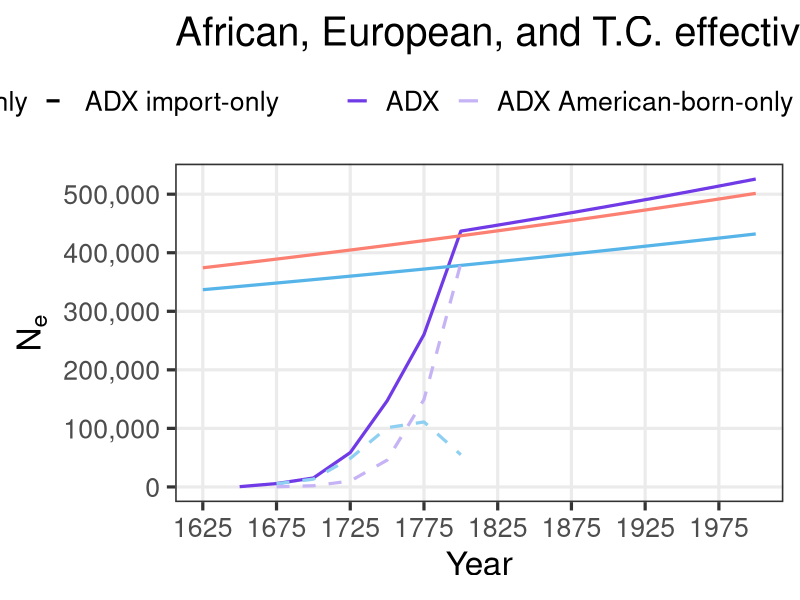
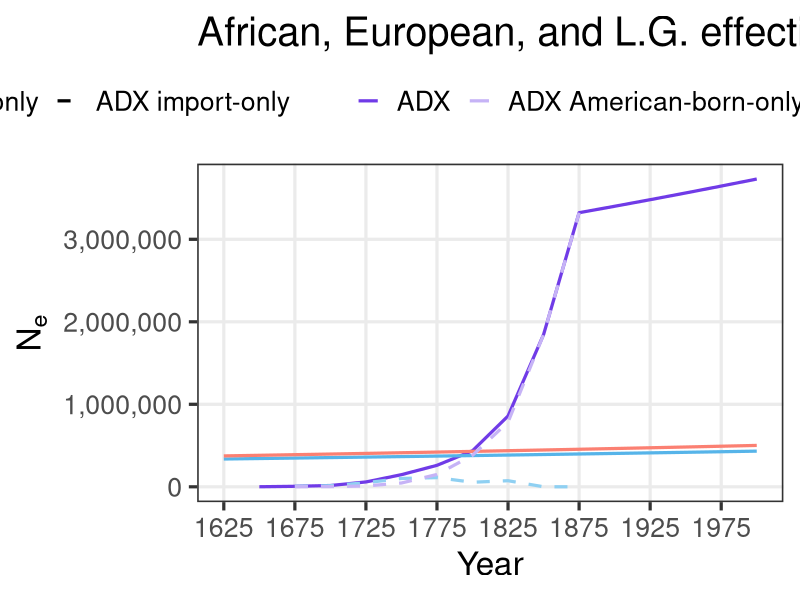
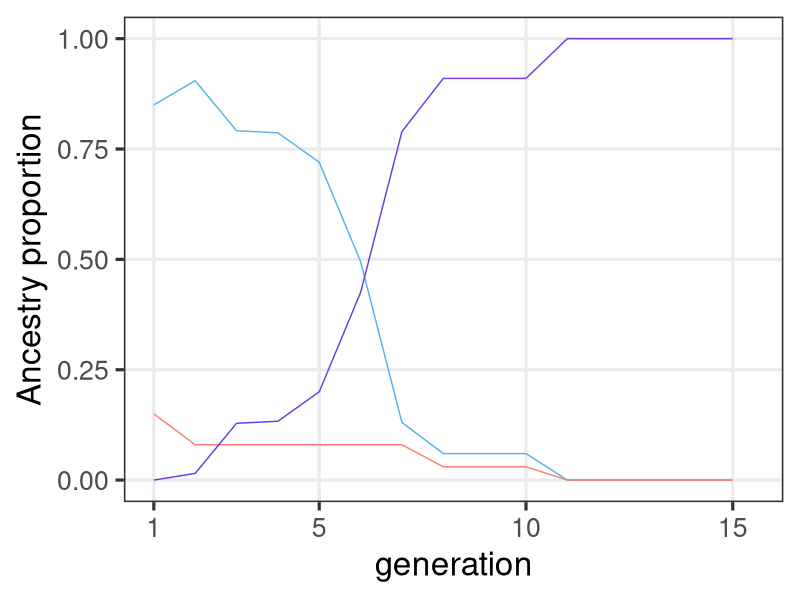

These figures' R source, in order:
# ______________________________________________________________________________
# Aydin Karatas
# ___
# University of Southern California
# Department of Quantitative and Computational Biology
# Mooney Lab
# ___
# calc_ADX_Ne.R
# ______________________________________________________________________________


# set up ----
library(tidyverse)
library(patchwork)

# tunable parameters
gen.time <- 25
hacker.end.year <- 1865
present.year <- 2000
epoch.1.len <- 1
epoch.2.len <- 6
epoch.3.len <- 8

# This source table keeps several historical columns for completeness. The model
# directly uses only period, person-years, birth-rate, imports, births, and
# population-boundary columns selected into `AA.hacker.tbl`.
hacker.tbl <- data.frame(
  period = c(
    "1610-1620", "1620-1630", "1630-1640", "1640-1650", "1650-1660",
    "1660-1670", "1670-1680", "1680-1690", "1690-1700", "1700-1710",
    "1710-1720", "1720-1730", "1730-1740", "1740-1750", "1750-1760",
    "1760-1770", "1770-1780", "1780-1790", "1790-1800", "1800-1810",
    "1810-1820", "1820-1830", "1830-1840", "1840-1850", "1850-1860",
    "1860-1861", "1861-1862", "1862-1863", "1863-1864", "1864-1865"
  ),
  pop.beginning = c(
    0, 20, 59, 585, 1568,
    2862, 4444, 6832, 16394, 27806,
    41844, 67294, 95669, 156040, 247027,
    319290, 459446, 558921, 706514, 908036,
    1195182, 1550757, 2021968, 2530405, 3204420,
    3953760, 3991133, 3903859, 3815760, 3726828
  ),
  pop.end = c(
    20, 59, 585, 1568, 2862,
    4444, 6832, 16394, 27806, 41844,
    67294, 95669, 156040, 247027, 319290,
    459446, 558921, 706514, 908036, 1195182,
    1550757, 2021968, 2530405, 3204420, 3953760,
    3991133, 3903859, 3815760, 3726828, 3630336
  ),
  growth.rate.10yr = c(
    NA, 195.0, 891.5, 168.0, 82.5,
    55.3, 53.7, 140.0, 69.6, 50.5,
    60.8, 42.2, 63.1, 58.3, 29.3,
    43.9, 21.7, 26.4, 28.5, 31.6,
    29.8, 30.4, 25.1, 26.6, 23.4,
    NA, NA, NA, NA, NA
  ),
  person.years.lived = c(
    16, 361, 2293, 9970, 21505,
    35952, 55527, 109243, 215999, 343482,
    535651, 806513, 1234030, 1980625, 2816150,
    3851269, 5075599, 6298380, 8030652, 10450423,
    13652609, 17759559, 22666906, 28541607, 35659777,
    3972417, 3947335, 3859642, 3771119, 3144251
  ),
  hours.worked.millions = c(
    0, 1, 5, 23, 49,
    82, 127, 251, 496, 788,
    1229, 1850, 2831, 4544, 6461,
    8835, 11644, 14449, 18423, 23975,
    31321, 40743, 52001, 65478, 81808,
    9113, 9056, 8855, 8651, 7213
  ),
  assumed.birth.rate = c(
    NA, 22.4, 22.4, 22.4, 22.4,
    22.4, 26.5, 27.3, 29.1, 31.0,
    34.6, 41.3, 41.4, 41.2, 46.4,
    39.5, 39.1, 44.7, 50.3, 55.8,
    55.7, 56.5, 56.5, 54.0, 52.3,
    49.6, 49.6, 49.6, 49.6, 49.6
  ),
  births = c(
    NA, 8, 51, 223, 481,
    804, 1472, 2986, 6295, 10635,
    18524, 33316, 51150, 81536, 130654,
    151957, 198660, 281549, 403648, 583395,
    759768, 1003859, 1280680, 1539820, 1865898,
    197032, 195788, 191438, 187048, 155955
  ),
  imported = c(
    32, 150, 110, 301, 1335,
    3038, 3582, 4947, 8197, 16442,
    17622, 41334, 66672, 26455, 44718,
    59557, 41129, 25105, 16183, 77368,
    5207, 410, 91, 0, 303,
    110, 0, 0, 0, 0
  ),
  smuggled = c(
    NA, NA, NA, NA, NA,
    NA, NA, NA, NA, NA,
    NA, NA, NA, NA, NA,
    NA, NA, NA, NA, NA,
    NA, 1100, 900, 500, 200,
    NA, NA, NA, NA, NA
  ),
  natural.increase.rate = c(
    NA, -30.8, 18.1, 6.8, -0.2,
    -4.0, -2.2, 4.2, 1.5, -0.7,
    1.5, -1.6, -0.5, 3.3, 1.0,
    2.1, 1.3, 2.2, 2.6, 2.4,
    2.7, 2.9, 2.4, 2.4, 2.2,
    NA, NA, NA, NA, NA
  ),
  births.plus.imports = c(
    32, 158, 161, 524, 1816,
    3842, 5054, 7933, 14492, 27077,
    36146, 74650, 117822, 107991, 175372,
    211514, 239789, 306654, 419831, 660763,
    764975, 1005369, 1281671, 1540320, 1866401,
    197142, 195788, 191438, 187048, 155955
  ),
  percent.total = c(
    0.0, 0.0, 0.0, 0.0, 0.0,
    0.0, 0.1, 0.1, 0.1, 0.3,
    0.4, 0.8, 1.2, 1.1, 1.8,
    2.2, 2.4, 3.1, 4.3, 6.7,
    7.8, 10.3, 13.1, 15.7, 19.0,
    2.0, 2.0, 2.0, 1.9, 1.6
  ),
  cumulative.number = c(
    32, 190, 351, 875, 2691,
    6533, 11587, 19520, 34012, 61089,
    97235, 171885, 289707, 397698, 573070,
    784584, 1024373, 1331027, 1750858, 2411621,
    3176596, 4181965, 5463636, 7003956, 8870357,
    9067499, 9263287, 9454725, 9641773, 9797728
  ),
  cumulative.percent = c(
    0.0, 0.0, 0.0, 0.0, 0.0,
    0.1, 0.1, 0.2, 0.3, 0.6,
    1.0, 1.8, 3.0, 4.1, 5.8,
    8.0, 10.5, 13.6, 17.9, 24.6,
    32.4, 42.7, 55.8, 71.5, 90.5,
    92.5, 94.5, 96.5, 98.4, 100.0
  ),
  stringsAsFactors = FALSE
)

epoch.3.growth.rate <- 0.023175

epoch.1.eur.prop <- 0.08
epoch.2.afr.prop <- 0.06
epoch.2.eur.prop <- 0.03
epoch.3.afr.prop <- 0
epoch.3.eur.prop <- 0

# The first value is a dummy index placeholder. The paper-derived values start
# at position 2, so modeled G1 uses `mooney.cg[2]`.
mooney.cg <- c(
  1,
  1,
  0.9835,
  0.8602,
  0.8551,
  0.7826,
  0.5380,
  0.1418
)

# plot colors
afr.prim <- "#56B4E9"
afr.sec <- "#8FD0F2"
eur.prim <- "#fb8072"
admix.prim <- "#703BE7"
admix.sec <- "#C6B3F6"

# internal functions ----
# validate that a given value is a single non-negative whole generation.
# `value` is the candidate input and `name` is used in the error message.
validate.whole.generation.count <- function(value, name) {
  if (
    length(value) != 1 ||
      is.na(value) ||
      !is.finite(value) ||
      value != as.integer(value) ||
      value < 0
  ) {
    stop(name, " must be a non-negative whole generation count", call. = FALSE)
  }

  as.integer(value)
}

# build a generation sequence that can be empty when the requested length is 0.
# `start` is the first generation in the block and `len` is the block length.
build.generation.block <- function(start, len) {
  if (len == 0) {
    return(integer(0))
  }

  seq.int(start, start + len - 1L)
}

# return an explicit argument when provided, otherwise pull the default.
# `value` is the user-supplied override, `name` is the default binding name,
# and `defaults.env` is the environment that stores the fallback value.
resolve.default.param <- function(value, name, defaults.env) {
  if (!is.null(value)) {
    return(value)
  }

  get(name, envir = defaults.env)
}

# build the modeled generation layout for the three epochs.
# `epoch.*.len` are the epoch lengths, `gen.time` and `present.year` define the
# timeline, and `start.year` sets the first modeled generation boundary.
calc.epoch.config <- function(
    epoch.1.len,
    epoch.2.len,
    epoch.3.len,
    gen.time,
    present.year,
    start.year = 1625
) {
  epoch.1.len <- validate.whole.generation.count(
    epoch.1.len,
    "epoch.1.len"
  )
  epoch.2.len <- validate.whole.generation.count(
    epoch.2.len,
    "epoch.2.len"
  )
  epoch.3.len <- validate.whole.generation.count(
    epoch.3.len,
    "epoch.3.len"
  )

  max.epoch.1.len <- 7L

  if (epoch.1.len > max.epoch.1.len) {
    stop("epoch.1.len cannot exceed 7 modeled generations", call. = FALSE)
  }

  year.span <- present.year - start.year
  total.generations <- year.span / gen.time

  if (total.generations != as.integer(total.generations)) {
    stop(
      "present.year - start.year must be divisible by gen.time",
      call. = FALSE
    )
  }

  total.generations <- as.integer(total.generations)
  total.epoch.len <- epoch.1.len + epoch.2.len + epoch.3.len

  if (total.epoch.len != total.generations) {
    stop(
      "total epoch length must equal (present.year - start.year) / gen.time",
      call. = FALSE
    )
  }

  epoch.1.generations <- build.generation.block(1L, epoch.1.len)
  epoch.2.generations <- build.generation.block(epoch.1.len + 1L, epoch.2.len)
  epoch.3.first.generation <- if (epoch.3.len == 0) {
    NA_integer_
  } else {
    epoch.1.len + epoch.2.len + 1L
  }
  epoch.3.generations <- build.generation.block(
    epoch.1.len + epoch.2.len + 1L,
    epoch.3.len
  )

  epoch.3.anchor.generation <- NA_integer_

  if (epoch.3.len > 0) {
    if (epoch.2.len > 0) {
      epoch.3.anchor.generation <- max(epoch.2.generations)
    } else if (epoch.1.len > 0) {
      epoch.3.anchor.generation <- max(epoch.1.generations)
    } else {
      stop(
        "epoch 3 requires a prior non-empty epoch to provide an anchor",
        call. = FALSE
      )
    }
  }

  list(
    epoch.1.len = epoch.1.len,
    epoch.2.len = epoch.2.len,
    epoch.3.len = epoch.3.len,
    max.epoch.1.len = max.epoch.1.len,
    start.year = start.year,
    total.generations = total.generations,
    final.generation = total.generations,
    epoch.1.generations = epoch.1.generations,
    epoch.1.sex.generations = epoch.1.generations[epoch.1.generations >= 2],
    epoch.2.generations = epoch.2.generations,
    epoch.2.parental.generations = epoch.2.generations[
      epoch.2.generations >= 2
    ],
    epoch.3.generations = epoch.3.generations,
    epoch.3.first.generation = epoch.3.first.generation,
    epoch.3.anchor.generation = epoch.3.anchor.generation
  )
}

# create the African and European ancestry proportions by modeled generation.
# `mooney.cg[1]` is a dummy value for alignment. The paper-derived values start
# at `mooney.cg[2]`, so modeled G1 uses position 2.
build.mixing.props <- function(
    epoch.config,
    mooney.cg,
    epoch.1.eur.prop,
    epoch.2.afr.prop,
    epoch.2.eur.prop,
    epoch.3.afr.prop,
    epoch.3.eur.prop
) {
  if (epoch.config$epoch.1.len > length(mooney.cg) - 1L) {
    stop(
      "epoch.1.len cannot exceed paper-derived mooney.cg values",
      call. = FALSE
    )
  }

  epoch.1.cg <- if (epoch.config$epoch.1.len == 0L) {
    numeric(0)
  } else {
    mooney.cg[seq.int(2L, epoch.config$epoch.1.len + 1L)]
  }
  s.eur <- c(
    rep(epoch.1.eur.prop, epoch.config$epoch.1.len),
    rep(epoch.2.eur.prop, epoch.config$epoch.2.len),
    rep(epoch.3.eur.prop, epoch.config$epoch.3.len)
  )
  s.afr <- c(
    (1 - epoch.1.eur.prop) * epoch.1.cg,
    rep(epoch.2.afr.prop, epoch.config$epoch.2.len),
    rep(epoch.3.afr.prop, epoch.config$epoch.3.len)
  )

  if (
    length(s.eur) != epoch.config$total.generations ||
      length(s.afr) != epoch.config$total.generations
  ) {
    stop("AA.mixing.props vectors must not recycle", call. = FALSE)
  }

  tibble(
    g = seq_len(epoch.config$total.generations),
    s.afr = s.afr,
    s.eur = s.eur,
    h = pmax(1 - s.afr - s.eur, 0)
  )
}

# intersect generation windows with historical periods and measure coverage.
# `window.tbl` is the generation map and `hacker.tbl` is the historical  period
# table with start and end years.
calc.period.overlaps <- function(window.tbl, hacker.tbl) {
  merge(window.tbl, hacker.tbl, by = NULL) %>%
    as_tibble() %>%
    mutate(
      period.length = end.year - start.year,
      overlap.start.year = pmax(window.start.year, start.year),
      overlap.end.year = pmin(window.end.year, end.year),
      overlap.years = pmax(0, overlap.end.year - overlap.start.year),
      overlap.weight = overlap.years / period.length
    ) %>%
    filter(overlap.years > 0) %>%
    arrange(generation, start.year)
}

# estimate population size at a year by interpolating inside a period.
# `year` is the target year to query and `hacker.tbl` contains the period
# boundaries plus beginning and ending population sizes.
calc.boundary.population <- function(year, hacker.tbl) {
  if (is.na(year)) {
    return(NA_real_)
  }

  if (year < min(hacker.tbl$start.year) || year > max(hacker.tbl$end.year)) {
    return(NA_real_)
  }

  period.idx <- which(
    hacker.tbl$start.year <= year & hacker.tbl$end.year >= year
  )
  period.idx <- period.idx[length(period.idx)]
  period.row <- hacker.tbl[period.idx, ]
  period.length <- period.row$end.year - period.row$start.year
  period.frac <- (year - period.row$start.year) / period.length

  period.row$pop.beginning +
    period.frac * (period.row$pop.end - period.row$pop.beginning)
}

# build a generation map with explicit labels and calendar windows.
# G0 can be built with `first.generation = 0`, but modeled output starts at G1.
build.generation.map <- function(
    first.generation,
    generation.count,
    start.year,
    gen.time
) {
  tibble(
    generation = seq.int(
      first.generation,
      first.generation + generation.count - 1L
    ),
    generation.start.year = seq(
      start.year,
      start.year + gen.time * (generation.count - 1L),
      by = gen.time
    ),
    generation.end.year = generation.start.year + gen.time,
    generation.window.years = generation.end.year - generation.start.year,
    window.start.year = generation.start.year,
    window.end.year = generation.end.year
  )
}

# aggregate historical inputs over generation windows.
# This returns source-history summaries only; callers decide which rows are part
# of the modeled trajectory.
aggregate.generation.history <- function(
    generation.map,
    hacker.tbl,
    hacker.end.year
) {
  history.overlap <- calc.period.overlaps(generation.map, hacker.tbl) %>%
    select(
      generation,
      generation.start.year,
      generation.end.year,
      period,
      start.year,
      end.year,
      overlap.start.year,
      overlap.end.year,
      overlap.years,
      overlap.weight,
      imported,
      births,
      assumed.birth.rate,
      person.years.lived
    )

  history.agg <- history.overlap %>%
    group_by(generation, generation.start.year, generation.end.year) %>%
    summarise(
      periods = paste(period, collapse = ", "),
      imported = sum(imported * overlap.weight, na.rm = TRUE),
      births = sum(births * overlap.weight, na.rm = TRUE),
      birth.rate = weighted.mean(
        assumed.birth.rate,
        person.years.lived * overlap.weight,
        na.rm = TRUE
      ),
      aggregation.start.year = min(overlap.start.year),
      aggregation.end.year = max(overlap.end.year),
      hacker.window.years = sum(overlap.years),
      .groups = "drop"
    )

  history.agg <- generation.map %>%
    select(
      generation,
      generation.start.year,
      generation.end.year,
      generation.window.years
    ) %>%
    left_join(
      history.agg,
      by = c("generation", "generation.start.year", "generation.end.year")
    ) %>%
    mutate(
      population.boundary.year = if_else(
        generation.start.year < hacker.end.year,
        pmin(generation.end.year, hacker.end.year),
        NA_real_
      ),
      pop.end = map_dbl(
        population.boundary.year,
        calc.boundary.population,
        hacker.tbl = hacker.tbl
      ),
      is.truncated = !is.na(hacker.window.years) &
        hacker.window.years < generation.window.years
    )

  list(overlap = history.overlap, agg = history.agg)
}

# add a readable epoch label to each generation row.
# `AA.ne` is the analysis table and `epoch.config` supplies the generation
# ranges used to assign the three epoch labels.
make.epoch.labels <- function(AA.ne, epoch.config) {
  epoch.1.label <- if (length(epoch.config$epoch.1.generations) > 0) {
    "Epoch 1: Import-influenced sex proportions"
  } else {
    NA_character_
  }
  epoch.2.label <- if (length(epoch.config$epoch.2.generations) > 0) {
      "Epoch 2: WF 'Inbreeding Nb'"
  } else {
    NA_character_
  }
  epoch.3.label <- if (length(epoch.config$epoch.3.generations) > 0) {
      "Epoch 3: Modern exponential growth"
  } else {
    NA_character_
  }

  AA.ne %>%
    mutate(
      epoch = case_when(
        generation %in% epoch.config$epoch.1.generations ~ epoch.1.label,
        generation %in% epoch.config$epoch.2.generations ~ epoch.2.label,
        generation %in% epoch.config$epoch.3.generations ~ epoch.3.label
      )
    )
}

# check that the derived tables are internally consistent before returning.
# `AA.ne`, `AA.overlap`, and `AA.mixing.props` are the computed outputs, while
# the remaining arguments provide the timeline and boundary checks.
validate.analysis.outputs <- function(
    AA.ne,
    AA.overlap,
    AA.mixing.props,
    epoch.config,
    gen.time,
    present.year
) {
  stopifnot(
    identical(
      sort(AA.ne$generation),
      seq_len(epoch.config$total.generations)
    ),
    nrow(AA.mixing.props) == epoch.config$total.generations,
    identical(AA.mixing.props$g, seq_len(epoch.config$total.generations)),
    all(AA.ne$generation.window.years == gen.time),
    AA.ne$generation.start.year[1] == epoch.config$start.year,
    AA.ne$generation.end.year[epoch.config$final.generation] == present.year,
    all(AA.overlap$overlap.weight > 0),
    all(AA.overlap$overlap.weight <= 1),
    !is.na(AA.ne$female.total[1]),
    !is.na(AA.ne$male.total[1]),
    all(!is.na(AA.ne$female.total[epoch.config$epoch.1.sex.generations])),
    all(!is.na(AA.ne$male.total[epoch.config$epoch.1.sex.generations])),
    all(
      !is.na(
        AA.ne$parental.population[epoch.config$epoch.2.parental.generations]
      )
    ),
    all(!is.na(AA.ne$k[epoch.config$epoch.2.generations])),
    all(is.finite(AA.ne$admix.ne[epoch.config$epoch.2.generations])),
    all(AA.ne$admix.ne[epoch.config$epoch.2.generations] > 0),
    all(is.finite(AA.ne$import.ne[epoch.config$epoch.2.generations])),
    all(AA.ne$import.ne[epoch.config$epoch.2.generations] >= 0),
    all(
      is.na(AA.ne$import.female[epoch.config$epoch.2.generations]) |
        AA.ne$import.female[epoch.config$epoch.2.generations] > 0
    ),
    all(
      is.na(AA.ne$import.male[epoch.config$epoch.2.generations]) |
        AA.ne$import.male[epoch.config$epoch.2.generations] > 0
    ),
    all(
      abs(
        AA.ne$ne[epoch.config$epoch.2.generations] -
          AA.ne$admix.ne[epoch.config$epoch.2.generations] -
          AA.ne$import.ne[epoch.config$epoch.2.generations]
      ) < 1e-6
    ),
    all(
      AA.ne$import.ne[
        epoch.config$epoch.2.generations[
          AA.ne$imported[epoch.config$epoch.2.generations] <= 0
        ]
      ] == 0
    ),
    all(
      grepl(
        "^Epoch 3:",
        AA.ne$epoch[epoch.config$epoch.3.generations]
      )
    ),
    all(is.finite(AA.ne$ne)),
    all(AA.ne$ne > 0)
  )
}

# compute the full AA Ne analysis and return every intermediate table.
# the scalar arguments control the demographic timeline, G1 initialization, and
# epoch settings, while `mooney.cg` and `hacker.tbl` provide the input data.
calc.aa.ne.results <- function(
    gen.time = NULL,
    hacker.end.year = NULL,
    present.year = NULL,
    epoch.1.len = NULL,
    epoch.2.len = NULL,
    epoch.3.len = NULL,
    epoch.3.growth.rate = NULL,
    mooney.cg = NULL,
    epoch.1.eur.prop = NULL,
    epoch.2.afr.prop = NULL,
    epoch.2.eur.prop = NULL,
    epoch.3.afr.prop = NULL,
    epoch.3.eur.prop = NULL,
    hacker.tbl = NULL
) {
  defaults.env <- parent.env(environment())
  gen.time <- resolve.default.param(gen.time, "gen.time", defaults.env)
  hacker.end.year <- resolve.default.param(
    hacker.end.year,
    "hacker.end.year",
    defaults.env
  )
  present.year <- resolve.default.param(
    present.year,
    "present.year",
    defaults.env
  )
  epoch.1.len <- resolve.default.param(
    epoch.1.len,
    "epoch.1.len",
    defaults.env
  )
  epoch.2.len <- resolve.default.param(
    epoch.2.len,
    "epoch.2.len",
    defaults.env
  )
  epoch.3.len <- resolve.default.param(
    epoch.3.len,
    "epoch.3.len",
    defaults.env
  )
  epoch.3.growth.rate <- resolve.default.param(
    epoch.3.growth.rate,
    "epoch.3.growth.rate",
    defaults.env
  )
  mooney.cg <- resolve.default.param(mooney.cg, "mooney.cg", defaults.env)
  epoch.1.eur.prop <- resolve.default.param(
    epoch.1.eur.prop,
    "epoch.1.eur.prop",
    defaults.env
  )
  epoch.2.afr.prop <- resolve.default.param(
    epoch.2.afr.prop,
    "epoch.2.afr.prop",
    defaults.env
  )
  epoch.2.eur.prop <- resolve.default.param(
    epoch.2.eur.prop,
    "epoch.2.eur.prop",
    defaults.env
  )
  epoch.3.afr.prop <- resolve.default.param(
    epoch.3.afr.prop,
    "epoch.3.afr.prop",
    defaults.env
  )
  epoch.3.eur.prop <- resolve.default.param(
    epoch.3.eur.prop,
    "epoch.3.eur.prop",
    defaults.env
  )
  hacker.tbl <- resolve.default.param(hacker.tbl, "hacker.tbl", defaults.env)

  epoch.config <- calc.epoch.config(
    epoch.1.len = epoch.1.len,
    epoch.2.len = epoch.2.len,
    epoch.3.len = epoch.3.len,
    gen.time = gen.time,
    present.year = present.year
  )

  AA.mixing.props <- build.mixing.props(
    epoch.config = epoch.config,
    mooney.cg = mooney.cg,
    epoch.1.eur.prop = epoch.1.eur.prop,
    epoch.2.afr.prop = epoch.2.afr.prop,
    epoch.2.eur.prop = epoch.2.eur.prop,
    epoch.3.afr.prop = epoch.3.afr.prop,
    epoch.3.eur.prop = epoch.3.eur.prop
  )

  AA.hacker.tbl <- hacker.tbl %>%
    mutate(
      start.year = as.numeric(sub("-.*", "", period)),
      end.year = as.numeric(sub(".*-", "", period))
    ) %>%
    select(
      period,
      start.year,
      end.year,
      person.years.lived,
      assumed.birth.rate,
      imported,
      births,
      pop.beginning,
      pop.end
    )

  # G0 is a historical initialization window only. It is not returned in AA.ne,
  # not included in AA.mixing.props, and not plotted as part of the AA model.
  g0.generation.map <- build.generation.map(
    first.generation = 0L,
    generation.count = 1L,
    start.year = epoch.config$start.year - gen.time,
    gen.time = gen.time
  )

  AA.generation.map <- build.generation.map(
    first.generation = 1L,
    generation.count = epoch.config$total.generations,
    start.year = epoch.config$start.year,
    gen.time = gen.time
  )

  g0.history <- aggregate.generation.history(
    generation.map = g0.generation.map,
    hacker.tbl = AA.hacker.tbl,
    hacker.end.year = hacker.end.year
  )
  AA.history <- aggregate.generation.history(
    generation.map = AA.generation.map,
    hacker.tbl = AA.hacker.tbl,
    hacker.end.year = hacker.end.year
  )
  AA.overlap <- AA.history$overlap
  g0.agg <- g0.history$agg
  AA.agg <- AA.history$agg

  g0.african.potential.parents <- g0.agg$pop.end[1] - g0.agg$births[1]
  g1.imported <- AA.agg$imported[AA.agg$generation == 1]
  g1.african.total <- g0.african.potential.parents + g1.imported
  g1.european.total <- g1.african.total * 0.15
  g1.female.total <- g1.african.total * (1 / 3)
  g1.male.total <- g1.african.total * (2 / 3) + g1.european.total
  ne.g1 <- 4 * g1.female.total * g1.male.total /
    (g1.female.total + g1.male.total)

  stopifnot(
    is.finite(g0.african.potential.parents),
    g0.african.potential.parents >= 0,
    is.finite(g1.imported),
    is.finite(ne.g1),
    ne.g1 > 0
  )

  AA.ne <- AA.agg %>%
    arrange(generation) %>%
    mutate(
      population.at.generation.start = map_dbl(
        generation.start.year,
        calc.boundary.population,
        hacker.tbl = AA.hacker.tbl
      ),
      prev.births = dplyr::lag(births),
      previous.birth.periods = NA_character_,
      births.in.previous.25.years = NA_real_,
      female.imported = if_else(
        generation %in% epoch.config$epoch.1.sex.generations,
        ceiling(imported / 3),
        NA_real_
      ),
      male.imported = if_else(
        generation %in% epoch.config$epoch.1.sex.generations,
        floor(2 * imported / 3),
        NA_real_
      ),
      female.potential = if_else(
        generation %in% epoch.config$epoch.1.sex.generations,
        0.5 * prev.births,
        NA_real_
      ),
      male.potential = if_else(
        generation %in% epoch.config$epoch.1.sex.generations,
        0.5 * prev.births,
        NA_real_
      ),
      female.total = case_when(
        generation == 1 ~ g1.female.total,
        TRUE ~ female.imported + female.potential
      ),
      male.total = case_when(
        generation == 1 ~ g1.male.total,
        TRUE ~ male.imported + male.potential
      ),
      adult.population.age25.proxy = NA_real_,
      parental.population = if_else(
        generation %in% epoch.config$epoch.2.generations,
        prev.births,
        NA_real_
      ),
      parental.population.method = if_else(
        generation %in% epoch.config$epoch.2.generations,
        "prev.births plus separate import Ne component",
        NA_character_
      ),
      k = if_else(
        generation %in% epoch.config$epoch.2.generations,
        gen.time * birth.rate / 1000,
        NA_real_
      ),
      import.female = if_else(
        generation %in% epoch.config$epoch.2.generations & imported > 0,
        ceiling(imported / 3),
        NA_real_
      ),
      import.male = if_else(
        generation %in% epoch.config$epoch.2.generations & imported > 0,
        floor(2 * imported / 3),
        NA_real_
      ),
      admix.ne = if_else(
        generation %in% epoch.config$epoch.2.generations,
        (k * parental.population - 1) / k,
        NA_real_
      ),
      import.ne = case_when(
        generation %in% epoch.config$epoch.2.generations &
          imported > 0 &
          import.female > 0 &
          import.male > 0 ~
            4 * import.female * import.male / (import.female + import.male),
        generation %in% epoch.config$epoch.2.generations ~ 0,
        TRUE ~ NA_real_
      )
    )

  AA.ne <- AA.ne %>%
    mutate(
      ne = case_when(
        generation == 1 ~ ne.g1,
        generation %in% epoch.config$epoch.1.sex.generations ~
          4 * female.total * male.total / (female.total + male.total),
        generation %in% epoch.config$epoch.2.generations ~
          admix.ne + import.ne,
        TRUE ~ NA_real_
      )
    )

  epoch.3.anchor.ne <- if (length(epoch.config$epoch.3.generations) == 0) {
    NA_real_
  } else {
    AA.ne %>%
      filter(generation == epoch.config$epoch.3.anchor.generation) %>%
      pull(ne)
  }

  AA.ne <- AA.ne %>%
    mutate(
      ne = if_else(
        generation %in% epoch.config$epoch.3.generations,
        epoch.3.anchor.ne *
          exp(epoch.3.growth.rate *
            (generation - epoch.config$epoch.3.anchor.generation)),
        ne
      ),
      n.f.plus.m = (female.total + male.total),
      ne.over.n = ne / n.f.plus.m,
      four.f.m = 4 * (female.total / n.f.plus.m) * (male.total / n.f.plus.m)
    ) %>%
    make.epoch.labels(epoch.config) %>%
    select(
      generation,
      generation.start.year,
      generation.end.year,
      generation.window.years,
      aggregation.start.year,
      aggregation.end.year,
      hacker.window.years,
      is.truncated,
      population.boundary.year,
      periods,
      epoch,
      imported,
      births,
      birth.rate,
      prev.births,
      pop.end,
      previous.birth.periods,
      births.in.previous.25.years,
      population.at.generation.start,
      female.total,
      male.total,
      adult.population.age25.proxy,
      parental.population,
      parental.population.method,
      k,
      admix.ne,
      import.female,
      import.male,
      import.ne,
      ne,
      n.f.plus.m,
      ne.over.n,
      four.f.m
    )

  validate.analysis.outputs(
    AA.ne = AA.ne,
    AA.overlap = AA.overlap,
    AA.mixing.props = AA.mixing.props,
    epoch.config = epoch.config,
    gen.time = gen.time,
    present.year = present.year
  )

  list(
    AA.ne = AA.ne,
    AA.overlap = AA.overlap,
    AA.mixing.props = AA.mixing.props,
    epoch.config = epoch.config,
    ne.g1 = ne.g1,
    epoch.3.anchor.ne = epoch.3.anchor.ne,
    epoch.3.growth.rate = epoch.3.growth.rate
  )
}


# tennessen afr/eur ne trajectory
build.tennessen.ne <- function(AA.ne) {
# constants from `other_scripts/const.sh` and `build_demography.py`
t.af.years <- 148000
t.ooa.years <- 51000
t.eu0.years <- 23000
t.eg.years <- 5115
r.eu0 <- 0.00307
r.eu <- 0.0195
r.afr <- 0.0166
n.a <- 7310
n.afr.1 <- 14474
n.b <- 1861
n.eu0 <- 1032

t.af <- t.af.years / gen.time
t.ooa <- t.ooa.years / gen.time
t.eu0 <- t.eu0.years / gen.time
t.eg <- t.eg.years / gen.time
n.eu1 <- n.eu0 / exp(-r.eu0 * (t.eu0 - t.eg))
n.eu.present <- n.eu1 / exp(-r.eu * t.eg)
n.afr.present <- n.afr.1 / exp(-r.afr * t.eg)

tennessen.start.year <- min(AA.ne$generation.start.year)
tennessen.end.year <- present.year
tennessen.years <- seq(tennessen.start.year, tennessen.end.year, by = 1)
tennessen.time.bp <- tennessen.end.year - tennessen.years
tennessen.time.gen <- tennessen.time.bp / gen.time

tennessen.ne <- tibble(
  year = tennessen.years,
  time.bp = tennessen.time.bp,
  time.gen = tennessen.time.gen
) %>%
  mutate(
    afr = case_when(
      time.gen <= t.eg ~ n.afr.present * exp(-r.afr * time.gen),
      time.gen <= t.ooa ~ n.afr.1,
      time.gen <= t.af ~ n.a,
      TRUE ~ NA_real_
    ),
    eur = case_when(
      time.gen <= t.eg ~ n.eu.present * exp(-r.eu * time.gen),
      time.gen <= t.eu0 ~ n.eu1 * exp(-r.eu0 * (time.gen - t.eg)),
      time.gen <= t.ooa ~ n.b,
      TRUE ~ NA_real_
    ),
    epoch = NA,
    admix.ne = NA,
    import.ne = NA
  )

tennessen.ne.long <- tennessen.ne %>%
  pivot_longer(
    cols = c(afr, eur),
    names_to = "population",
    values_to = "ne"
  )

  list(ne = tennessen.ne, long = tennessen.ne.long)
}


# combined aa/afr/eur ne plot
build.ne.plot.data <- function(AA.ne, tennessen.ne) {
  tennessen.ne.long <- tennessen.ne %>%
    pivot_longer(
      cols = c(afr, eur),
      names_to = "population",
      values_to = "ne"
    )

  aa.ne.long <- AA.ne %>%
  transmute(
    year = generation.end.year,
    series = "ADX",
    ne = ne,
    admix.ne = admix.ne,
    import.ne = import.ne,
    epoch = epoch
  )

  bind_rows(
    aa.ne.long %>% transmute(year, series, ne),
  tennessen.ne.long %>%
      transmute(
        year,
        series = recode(population, afr = "AFR", eur = "EUR"),
        ne
      ),
    aa.ne.long %>% transmute(year, series = "ADX import-only", ne = import.ne),
    aa.ne.long %>% transmute(
      year,
      series = "ADX American-born-only",
      ne = admix.ne
    )
  )
}

make.combined.ne.plot <- function(ne.plot.data, population.name) {
  tennessen.start.year <- min(ne.plot.data$year)
  tennessen.end.year <- max(ne.plot.data$year)

  ggplot(ne.plot.data, aes(x = year, color = series)) +
    geom_line(
      aes(y = ne),
      data = ne.plot.data %>% filter(series == "ADX"),
      linewidth = 1.1
    ) +
    geom_line(
      aes(y = ne),
      data = ne.plot.data %>% filter(series == "AFR"),
      linewidth = 1.1
    ) +
    geom_line(
      aes(y = ne),
      data = ne.plot.data %>% filter(series == "EUR"),
      linewidth = 1.1
    ) +
    geom_line(
      aes(y = ne, linetype = series),
      data = ne.plot.data %>% filter(series == "ADX import-only"),
      linewidth = 1.1
    ) +
    geom_line(
      aes(y = ne, linetype = series),
      data = ne.plot.data %>% filter(series == "ADX American-born-only"),
      linewidth = 1.1
    ) +
    scale_linetype_manual(
      values = c(
        "ADX import-only" = "dashed",
        "ADX American-born-only" = "dashed"
      ),
      name = NULL
    ) +
    scale_color_manual(
      values = c(
        "ADX" = admix.prim,
        "AFR" = afr.prim,
        "EUR" = eur.prim,
        "ADX import-only" = afr.sec,
        "ADX American-born-only" = admix.sec
      ),
      name = NULL
    ) +
    scale_y_continuous(labels = scales::comma) +
    scale_x_continuous(
      breaks = seq(tennessen.start.year, tennessen.end.year, by = 50)
    ) +
    labs(
      x = "Year",
      y = expression(N[e]),
      color = NULL,
      title = paste0(
        "African, European, and ", population.name,
        " effective population size, ",
        tennessen.start.year,
        "-",
        tennessen.end.year
      )
    ) +
    theme_bw(base_size = 24) +
    theme(
      legend.position = "top",
      legend.direction = "horizontal",
      legend.box = "horizontal",
      panel.grid.minor = element_blank(),
      strip.background = element_blank(),
      strip.text = element_text(face = "plain")
    )
}

# mixing proportions plot
make.admix.plot <- function() {
  admix.tbl <- tibble(
  generation = 1:15,

  afr = c(
    0.850000,
    0.904820,
    0.791384,
    0.786692,
    0.719992,
    0.494960,
    0.130456,
    0.060000,
    0.060000,
    0.060000,
    0.000000,
    0.000000,
    0.000000,
    0.000000,
    0.000000
  ),

  eur = c(
    0.150000,
    0.080000,
    0.080000,
    0.080000,
    0.080000,
    0.080000,
    0.080000,
    0.030000,
    0.030000,
    0.030000,
    0.000000,
    0.000000,
    0.000000,
    0.000000,
    0.000000
  ),

  prior.admix = c(
    0.000000,
    0.015180,
    0.128616,
    0.133308,
    0.200008,
    0.425040,
    0.789544,
    0.910000,
    0.910000,
    0.910000,
    1.000000,
    1.000000,
    1.000000,
    1.000000,
    1.000000
  )
)

# long format
  admix.long <- admix.tbl %>%
  pivot_longer(
    cols = -generation,
    names_to = "ancestry",
    values_to = "proportion"
  ) %>%
  mutate(perc = proportion * 100)


  ggplot(
  admix.long, aes(x = generation, y = proportion, color = ancestry)
  ) +
  geom_line() +
  scale_color_manual(
    values = c(afr = afr.prim, eur = eur.prim, prior.admix = admix.prim)
    ) +
  labs(y = "Ancestry proportion") +
  scale_x_continuous(breaks = c(1, 5, 10, 15), limits = c(1, 15.5)) +
  theme_bw(base_size = 24) +
  theme(legend.position = "none",
        panel.grid.minor = element_blank(),
        strip.background = element_blank(),
        strip.text = element_text(face = "plain"))
}


# analysis ----
analysis.results <- calc.aa.ne.results()

lg.analysis.results <- calc.aa.ne.results(
  epoch.2.len = 9L,
  epoch.3.len = 5L
)

AA.ne <- analysis.results$AA.ne
AA.overlap <- analysis.results$AA.overlap
AA.mixing.props <- analysis.results$AA.mixing.props
epoch.config <- analysis.results$epoch.config
ne.g1 <- analysis.results$ne.g1
epoch.3.anchor.ne <- analysis.results$epoch.3.anchor.ne

LG.ne <- lg.analysis.results$AA.ne
LG.overlap <- lg.analysis.results$AA.overlap
LG.mixing.props <- lg.analysis.results$AA.mixing.props
lg.epoch.config <- lg.analysis.results$epoch.config
lg.ne.g1 <- lg.analysis.results$ne.g1
lg.epoch.3.anchor.ne <- lg.analysis.results$epoch.3.anchor.ne



summary.generations <- c(
  epoch.config$epoch.1.generations,
  epoch.config$epoch.2.generations,
  epoch.config$final.generation
)
summary.generations <- sort(unique(summary.generations))

cat("\nHistorical generation-level ADMIX Ne summary\n")
print(
  AA.ne %>%
    filter(generation %in% summary.generations) %>%
    select(
      generation,
      generation.start.year,
      generation.end.year,
      epoch,
      is.truncated,
      imported,
      births,
      birth.rate,
      prev.births,
      female.total,
      male.total,
      adult.population.age25.proxy,
      parental.population,
      parental.population.method,
      k,
      admix.ne,
      import.female,
      import.male,
      import.ne,
      ne
    ),
  n = Inf
)

cat(
  paste0(
    "\nHistorical present-day G",
    epoch.config$final.generation,
    " Ne: ",
    round(AA.ne$ne[AA.ne$generation == epoch.config$final.generation], 1),
    "\n"
  )
)


tennessen.results <- build.tennessen.ne(AA.ne)
tennessen.ne <- tennessen.results$ne
tennessen.ne.long <- tennessen.results$long
combined.ne.long <- build.ne.plot.data(AA.ne, tennessen.ne)
combined.ne.plot <- make.combined.ne.plot(combined.ne.long, "T.C.")
lg.combined.ne.long <- build.ne.plot.data(LG.ne, tennessen.ne)
lg.combined.ne.plot <- make.combined.ne.plot(lg.combined.ne.long, "L.G.")
admix.plot <- make.admix.plot()


# plotting ----
print(combined.ne.plot)
print(lg.combined.ne.plot)
print(admix.plot)
